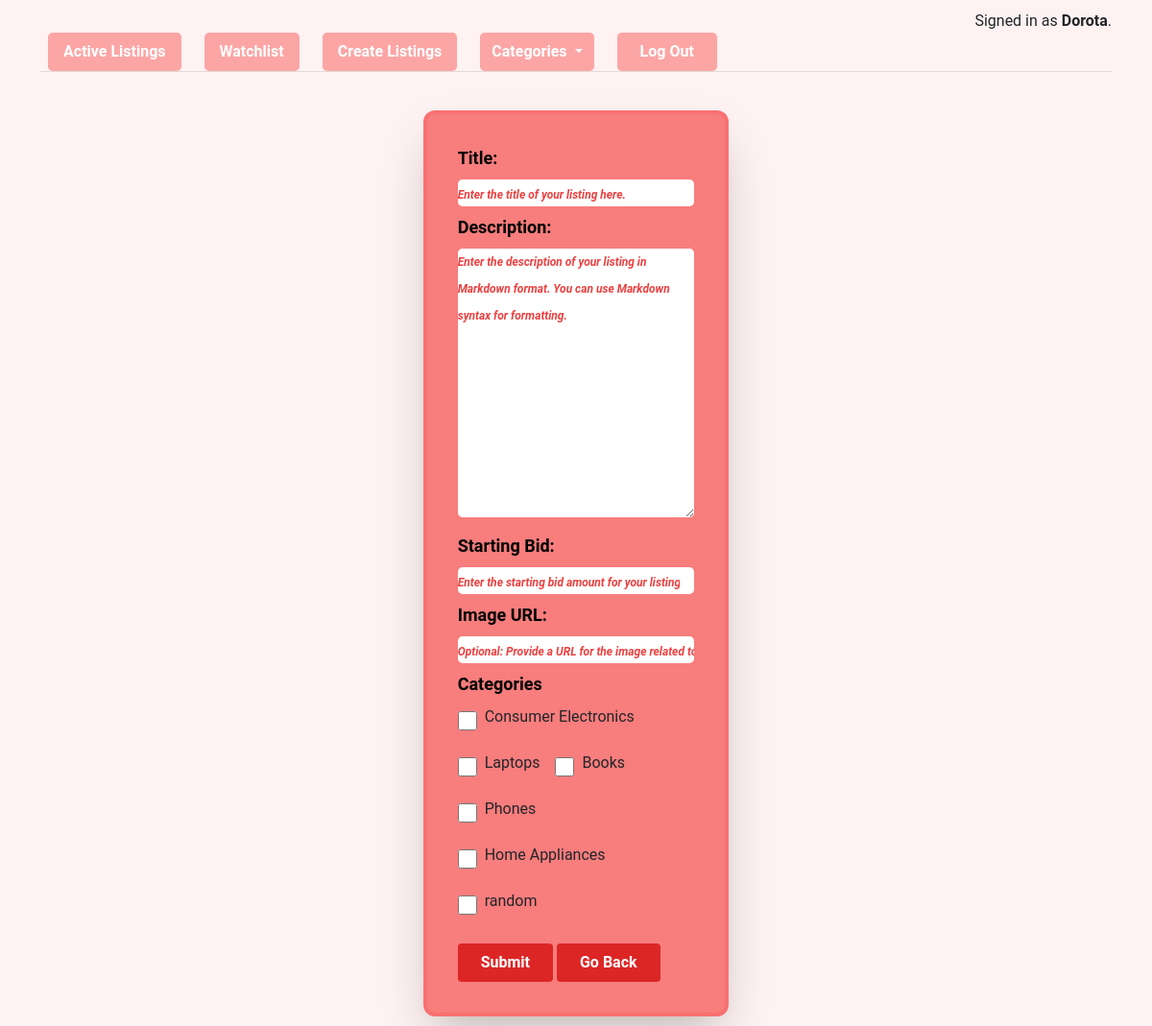
The page /create (signed in) on the database its author committed.
### auctions/models.py (models this page shows, shortened)
class User(AbstractUser):
    first_name = models.CharField(max_length=100, blank=True, null=True)
    last_name = models.CharField(max_length=100, blank=True, null=True)

class CategoryModel(models.Model):
    category = models.CharField(max_length=100, default=None)
    def __str__(self):
        return self.category

### auctions/views.py (the view, shortened to what this page needs)
# urls.py: path("create", views.create_listing, name="create_listing"),
@login_required
def create_listing(request):
    listing_from = ListingForm()
    categories = CategoryModel.objects.exclude(category__in=["Open", "Closed"]).all()
    return render(request, "auctions/create_listing.html", {"listing_from" : listing_from, "categories" : categories, "rest_categories" : categories})

### auctions/forms.py (shortened to what this page needs)
class ListingForm(forms.Form):
    title = forms.CharField(
        max_length=100,
        label='Title',
        widget=forms.TextInput(attrs={'class': 'w-full rounded-lg', 'placeholder': 'Enter the title of your listing here.'}),
        required=True,
    )
    description = forms.CharField(
        label='Description',
        widget=forms.Textarea(attrs={'class': 'w-full rounded-lg', 'placeholder': 'Enter the description of your listing in Markdown format. You can use Markdown syntax for formatting.'}),
        required=True,
    )
    starting_bid = forms.FloatField(
        label='Starting Bid',
        widget=forms.NumberInput(attrs={'class': 'w-full rounded-lg', 'placeholder': 'Enter the starting bid amount for your listing. Must be a positive number.'}),
        required=True,
    )
    image_url = forms.URLField(
        label='Image URL',
        required=False,
        widget=forms.URLInput(attrs={'class': 'w-full rounded-lg', 'placeholder': 'Optional: Provide a URL for the image related to your listing.'}),
    )

### auctions/templates/auctions/create_listing.html (shortened to what this page needs)
{% extends "auctions/layout.html" %}
{% block body %}
    <div class="flex flex-wrap justify-start mx-20">
        <div class="flex justify-center top-20 mt-10 z-1000 left-0 right-0 w-1/3 p-10 border-4 border-red-400 ml-auto mr-auto bg-red-400/90 bg-blur-sm  p-8 rounded-xl shadow-2xl">
            <form method="post">
            {% for field in listing_from %}
                <div class="flex flex-column text-lg font-semibold text-black mb-2 block">
                    <div>{{ field.label_tag }}</div> <div>{{ field }}</div>
                </div>
            {% endfor %}
                <div class="mb-4">
                    <label class="text-lg font-semibold text-black mb-2 block">Categories</label>
                    <div class="flex flex-wrap gap-4">
                        {% for category in categories %}
                            <div class="flex items-center">
                                <input type="checkbox" id="category{{ category.id }}" name="categories" value="{{ category.id }}" class="form-checkbox h-5 w-5 text-red-500 focus:ring-red-500 focus:border-red-500">
                                <label for="category{{ category.id }}" class="ml-2">{{ category }}</label>
                            </div>
                        {% endfor %}
                    </div>
                </div>
                <button type="submit" class="bg-red-600 hover:bg-red-700 text-white font-bold py-2 px-4 rounded">
                    Submit
                </button>
                <a href="{% url 'index' %}" class="inline-block bg-red-600 hover:bg-red-700 text-white font-bold py-2 px-4 rounded">Go Back</a>
            </form>
        </div>
    </div>
{% endblock body %}

### auctions/templates/auctions/layout.html (shortened to what this page needs)
{% load static %}
<!DOCTYPE html>
<html lang="en">
    <head>
        <link rel="stylesheet" href="https://stackpath.bootstrapcdn.com/bootstrap/4.4.1/css/bootstrap.min.css">
        <link href="{% static 'auctions/styles.css' %}" rel="stylesheet">
        <script src="https://cdn.tailwindcss.com"></script>
    </head>
    <body class="bg-red-50 ml-8 mr-8 relative">
        <div class="flex flex-column">
            <div class="place-self-end">
                {% if user.is_authenticated %}
                    Signed in as <strong>{{ user.username }}</strong>.
                {% else %}
                    Not signed in.
                {% endif %}
            </div>
            <ul class="nav">
                <li class="nav-item">
                    <a class="nav-link bg-red-300 hover:bg-red-500 text-white font-bold py-2 ml-2 rounded-lg" href="{% url 'index' %}">Active Listings</a>
                </li>
                {% if user.is_authenticated %}
                <li class="nav-item">
                    <a class="relative nav-link bg-red-300 hover:bg-red-500 text-white font-bold py-2 ml-4 rounded-lg" href="{% url 'watchlist' %}">
                        Watchlist
                    </a>
                </li>
                {% endif %}
                {% if user.is_authenticated %}
                <li class="nav-item">
                    <a class="nav-link bg-red-300 hover:bg-red-500 text-white font-bold py-2 ml-4 rounded-lg" href="{% url 'create_listing' %}">Create Listings</a>
                </li>
                {% endif %}
                <div class="btn-group">
                    <button type="button" class="btn bg-red-300 border-none hover:bg-red-500 text-white font-bold py-2 ml-4 rounded-lg dropdown-toggle" data-bs-toggle="dropdown" aria-expanded="false">
                      Categories
                    </button>
                  </div>
                {% if user.is_authenticated %}
                    <li class="nav-item">
                        <a class="nav-link bg-red-300 hover:bg-red-500 text-white font-bold py-2 ml-4 px-4 rounded-lg" href="{% url 'logout' %}">Log Out</a>
                    </li>
                {% endif %}
            </ul>
            </div>
        <hr>
        {% block body %}
        {% endblock %}
    </body>
</html>

### auctions/static/auctions/styles.css (style rules this page uses)
body { padding: 10px; font-family: 'Roboto', sans-serif; }
.w-full.rounded-lg::placeholder { font-style: italic; color: rgb(237, 64, 64); font-size: 12px; }

### rows shown on the page
User: username "Dorota"
CategoryModel: category "Consumer Electronics"
CategoryModel: category "Laptops"
CategoryModel: category "Books"
CategoryModel: category "Phones"
CategoryModel: category "Home Appliances"
CategoryModel: category "random"

### other values the page prints
{{ field.label_tag }} "Title:" "Description:" "Starting Bid:" "Image URL:"
